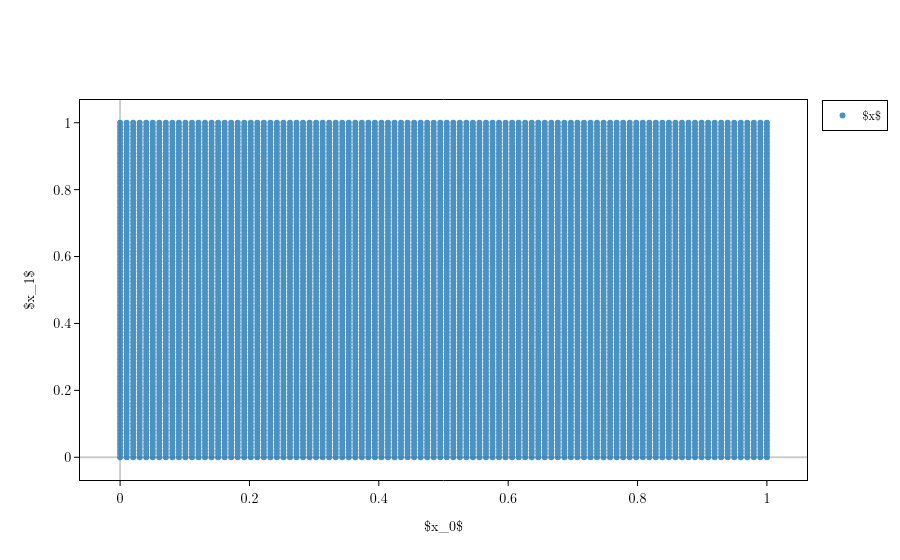

Here is the notebook cell this chart was saved with:
### Code cell
layout = point_sampler.visualize()
qewton.visualization.Figure(layout).show()

### Figure 1 — Plotly figure (JSON) as saved in the notebook; plotly's stock layout.template omitted (floating-point values rounded to 4 significant figures; data arrays with more than 128 entries replaced by an {"elided": "..."} marker saying what was removed)
{"data": [{"marker": {"color": "#1f77b4", "size": 6}, "mode": "markers", "name": "$x$", "opacity": 0.8, "type": "scatter", "x": {"elided": "10000 float values"}, "y": {"elided": "10000 float values"}}], "layout": {"font": {"color": "black", "family": "Latin Modern Roman, CMU Serif, Georgia, serif", "size": 12}, "legend": {"bgcolor": "white", "bordercolor": "black", "borderwidth": 1}, "paper_bgcolor": "white", "plot_bgcolor": "white", "scene": {"bgcolor": "white", "xaxis": {"backgroundcolor": "white", "gridcolor": "#cccccc", "linecolor": "black", "mirror": true, "showbackground": true, "showgrid": false, "showline": true, "tickcolor": "black", "tickfont": {"color": "black", "size": 14}, "ticks": "outside", "title": {"font": {"color": "black", "size": 14}}, "zerolinecolor": "#cccccc"}, "yaxis": {"backgroundcolor": "white", "gridcolor": "#cccccc", "linecolor": "black", "mirror": true, "showbackground": true, "showgrid": false, "showline": true, "tickcolor": "black", "tickfont": {"color": "black", "size": 14}, "ticks": "outside", "title": {"font": {"color": "black", "size": 14}}, "zerolinecolor": "#cccccc"}, "zaxis": {"backgroundcolor": "white", "gridcolor": "#cccccc", "linecolor": "black", "mirror": true, "showbackground": true, "showgrid": false, "showline": true, "tickcolor": "black", "tickfont": {"color": "black", "size": 14}, "ticks": "outside", "title": {"font": {"color": "black", "size": 14}}, "zerolinecolor": "#cccccc"}}, "showlegend": true, "title": {"font": {"color": "black", "size": 20}}, "uirevision": true, "xaxis": {"gridcolor": "#cccccc", "linecolor": "black", "mirror": true, "showgrid": false, "showline": true, "tickcolor": "black", "tickfont": {"color": "black", "size": 14}, "ticks": "outside", "title": {"text": "$x_0$"}, "zerolinecolor": "#cccccc"}, "yaxis": {"gridcolor": "#cccccc", "linecolor": "black", "mirror": true, "showgrid": false, "showline": true, "tickcolor": "black", "tickfont": {"color": "black", "size": 14}, "ticks": "outside", "title": {"text": "$x_1$"}, "zerolinecolor": "#cccccc"}}}
